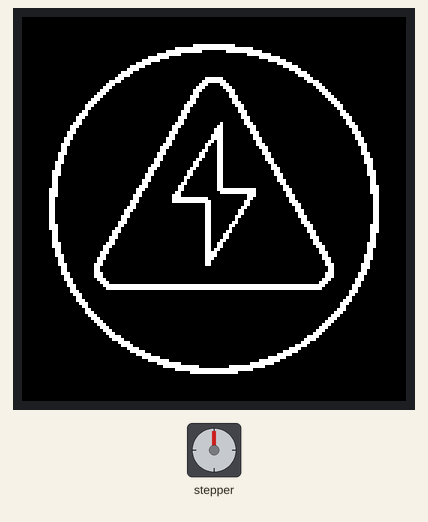
A program run on a simulated ESP8266 (NodeMCU). Parts: 128×128 colour display, stepper motor. WiFi joins after 1.5 s; servers stay silent unless stated; stepper angles assume 2000 steps per turn; what the program prints to the serial monitor is not drawn.

Above: at 0.5 s.
At 7.8 s:
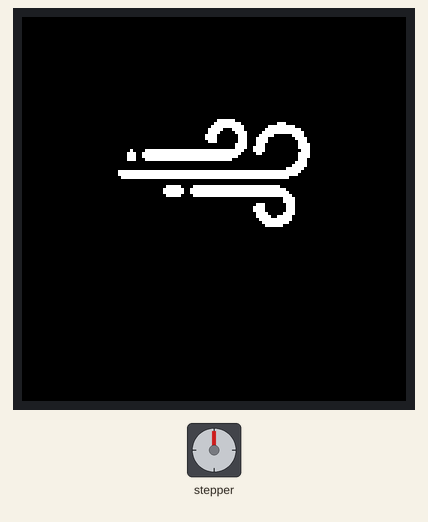
At 24.7 s:
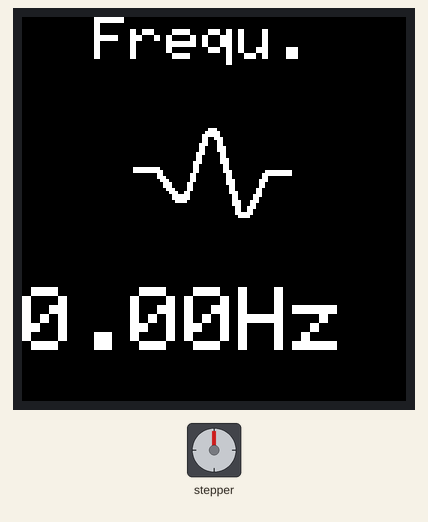
At 29.5 s:
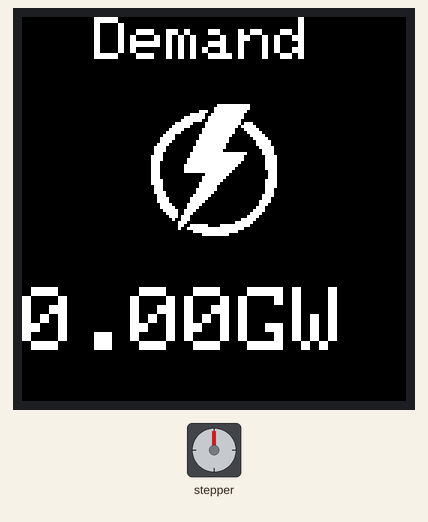
Timing chart, 0 to 31.0 s (numbered marks = the images above):
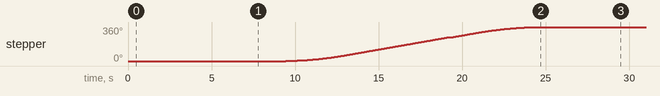

Measured:
- by itself, stepper: turns 360° clockwise in 15.3 s
- what the display in image 0 shows lasts 1.3 s, from 0.5 s to 1.8 s

The program:

main.cpp
```cpp
#include <Adafruit_SSD1327.h>
#include <ESP8266WiFi.h>
#include <ESP8266WiFiMulti.h>
#include <ESP8266HTTPClient.h>
#include <WiFiClientSecure.h>
#include <bitmaps.h>
#include <AccelStepper.h>

#include <ArduinoJson.h>

#include <neotimer.h>

// Used for software SPI
#define OLED_CLK 5
#define OLED_MOSI 16

// Used for software or hardware SPI
#define OLED_CS 4
#define OLED_DC 0

// Used for I2C or SPI
#define OLED_RESET 2

// software SPI
Adafruit_SSD1327 display(128, 128, OLED_MOSI, OLED_CLK, OLED_DC, OLED_RESET, OLED_CS);
// hardware SPI
//Adafruit_SSD1327 display(128, 128, &SPI, OLED_DC, OLED_RESET, OLED_CS);

// I2C
//Adafruit_SSD1327 display(128, 128, &Wire, OLED_RESET, 1000000);

ESP8266WiFiMulti WiFiMulti;

float frequency = 0;
float demand = 0;
DynamicJsonDocument data(4096);

Neotimer fetchTimer = Neotimer();
Neotimer screenTimer = Neotimer();

//Test type showing
uint8 typeShowing = 0;
uint8 apiTypes = 0;

const int stepsPerRevolution = 2000;
AccelStepper gauge(AccelStepper::FULL4WIRE, 14, 12, 13, 15);


void displaySpashScreen() {
  display.clearDisplay();
  display.drawBitmap(0, 0, bmp_splash, 128, 128, SSD1327_WHITE);
  display.display();
}

void renderIcon(uint index) {
  display.drawBitmap(32, 20, logo_allArray[index], 64, 64, SSD1327_WHITE);
}

void renderWifiStatus() {

  display.drawBitmap(32, 20, logo_wifi, 64, 64, SSD1327_WHITE);
  display.setTextSize(2);
  display.setTextWrap(false);
  display.setTextColor(SSD1327_WHITE);

  display.setCursor(0, 0);
  display.print("Connecting...");
  display.setCursor(0, 90);
  display.setTextSize(3);
  //display.printf("%.2f", idx == 1 ? demand : frequency);

  display.display();
}

int getIconIdx() {
  switch(typeShowing) {
    case 1: return 3; //Demand
    case 0: return 4; // Freq
  };

  if (data["types"][typeShowing - 2]["type"].as<String>() == "CCGT") {
    return 1;
  }
  if (data["types"][typeShowing - 2]["type"].as<String>() == "Wind") {
    return 12;
  }
  if (data["types"][typeShowing - 2]["type"].as<String>() == "Nuclear") {
    return 7;
  }
  if ((data["types"][typeShowing - 2]["type"].as<String>().indexOf("ICT") > 0)) {
    return 6; //Interconnectors
  }
  if (data["types"][typeShowing - 2]["type"].as<String>() == "Pumped") {
    return 9;
  }
  if (data["types"][typeShowing - 2]["type"].as<String>() == "Hydro") {
    return 5;
  }
  if (data["types"][typeShowing - 2]["type"].as<String>() == "Biomass") {
    return 0;
  }
  if (data["types"][typeShowing - 2]["type"].as<String>() == "Solar") {
    return 11;
  }
  if (data["types"][typeShowing - 2]["type"].as<String>() == "Coal") {
    return 2;
  }
  if (data["types"][typeShowing - 2]["type"].as<String>() == "OCGT") {
    return 8;
  }
  return 3;
}

void renderScreen(uint8_t idx) {
  display.clearDisplay();
  if (idx == 0 || idx == 1) {
    //Freq and demand have different screens.
    display.setTextSize(2);
    display.setTextWrap(false);
    display.setTextColor(SSD1327_WHITE);

    display.setCursor(0, 0);
    display.print(idx == 1 ? "  Demand" : "  Frequ.");
    display.setCursor(0, 90);
    display.setTextSize(3);
    display.printf("%.2f", idx == 1 ? demand : frequency);
    display.print(idx == 1 ? "GW" : "Hz");
    renderIcon(idx == 1 ? 3 : 4);
  } else {
    display.setTextSize(2);
    display.setTextWrap(false);
    display.setTextColor(SSD1327_WHITE);
    display.setCursor(0, 0);
    display.print(data["types"][idx - 2]["type"].as<String>());
    renderIcon(getIconIdx());

    display.setCursor(0, 90);
    display.print(data["types"][idx - 2]["output"].as<String>());
    display.print("GW");

    display.setCursor(0, 108);
    display.print(data["types"][idx - 2]["percent"].as<String>());
    display.print("%");
  }

  display.display();
  return;
}

void delayYield(int millis) {
  for(int j = 0; j < millis; j++) {
    yield();
    delay(1);
  }
}

void setup()   {
  Serial.begin(115200);
  //while (! Serial) delay(100);
  Serial.println("SSD1327 OLED test");

  if ( ! display.begin(0x3D) ) {
     Serial.println("Unable to initialize OLED");
     while (1) yield();
  }

  displaySpashScreen();
  delayYield(1000);

  WiFi.mode(WIFI_STA);
  WiFiMulti.addAP("DISCOVERY", "QEETDRPA");
  WiFiMulti.addAP("MiSMK", "3M3n1nSh3ds12");

  for(int i = 0; i < 13; i++) {
    Serial.println("displaying icon...");
    display.clearDisplay();
    renderIcon(i);
    display.display();
    delayYield(250);
  }

  fetchTimer.set(1000);
  screenTimer.set(10000);

  gauge.setMaxSpeed(200);
  gauge.setAcceleration(50);
  gauge.setCurrentPosition(0);
  gauge.moveTo(stepsPerRevolution);
}

void fetchData() {
    if ((WiFiMulti.run() == WL_CONNECTED)) {
    std::unique_ptr<BearSSL::WiFiClientSecure>client(new BearSSL::WiFiClientSecure);
    client->setInsecure();
    HTTPClient https;
    Serial.print("[HTTPS] begin...\n");
    if (https.begin(*client, "https://4fgfqq5us9.execute-api.eu-west-2.amazonaws.com/")) {  // HTTPS

      Serial.print("[HTTPS] GET...\n");
      // start connection and send HTTP header
      int httpCode = https.GET();

      // httpCode will be negative on error
      if (httpCode > 0) {
        // HTTP header has been send and Server response header has been handled
        Serial.printf("[HTTPS] GET... code: %d\n", httpCode);

        // file found at server
        if (httpCode == HTTP_CODE_OK || httpCode == HTTP_CODE_MOVED_PERMANENTLY) {
          deserializeJson(data, https.getString());

          demand = data["demand"];
          frequency = data["frequency"];

          apiTypes = data["types"].size();

          // for(uint k = 0; k < data["types"].size(); k++) {
          //   Serial.printf("Get Type Percent %s\n", data["types"][k]["percent"].as<const char*>());
          // }

          renderScreen(typeShowing);

          //serializeJson(data, Serial);
        }
      } else {
        Serial.printf("[HTTPS] GET... failed, error: %s\n", https.errorToString(httpCode).c_str());
      }

      https.end();
    } else {
      Serial.printf("[HTTPS] Unable to connect\n");
    }
  }
}

void loop() {
  gauge.run();
  if (WiFiMulti.run() != WL_CONNECTED) {
      renderWifiStatus();
  } else {
    //renderScreen(typeShowing);
    if (fetchTimer.repeat()) {
      fetchData();
      fetchTimer.set(60000);
      if (typeShowing < 2) {
        typeShowing = 2;
      }
    }
    if (screenTimer.repeat()) {
      if ((typeShowing + 1) >= (apiTypes + 2)) {
        typeShowing = 0;
      } else {
        typeShowing++;
      }
      renderScreen(typeShowing);
    }
  }
}
```

Source omitted: bitmaps.h (data table, 57803 bytes)
